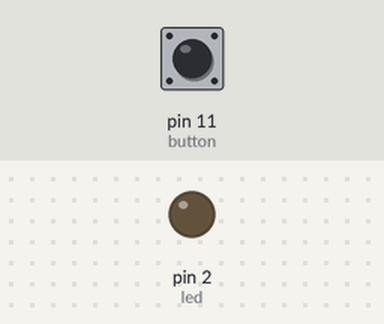
A sketch run on a simulated Arduino Uno, built with avr-gcc and run on an emulated ATmega328P. Parts: output pins drawn as LEDs (lit = HIGH). The test bench sets the inputs (shaded band); at power-on: pin 11 (button) LOW.

Above: at 1.2 s.
1.3 s: pin 11 (button) pulled HIGH for 0.15 s
At 1.37 s:
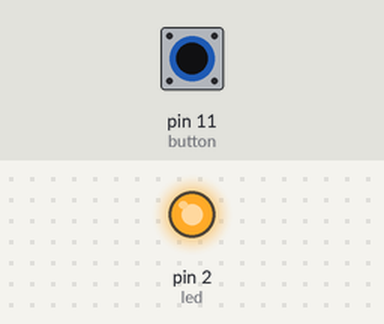
2.9 s: pin 11 (button) pulled HIGH for 3.2 s
At 7.3 s:
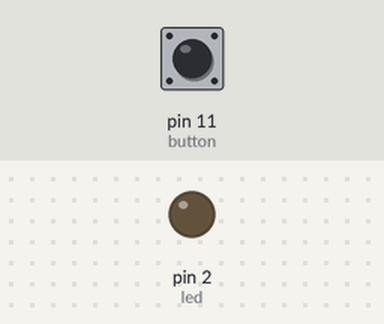
Timing chart, 0 to 8.8 s (numbered marks = the images above; inputs shaded):
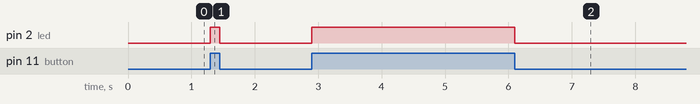

The sketch:

Code_nhapnhay.ino
```cpp
int button = 11;
int led = 2;
void setup() {
  pinMode(button, INPUT);  //Cài đặt chân D11 ở trạng thái đọc dữ liệu
  pinMode(led,OUTPUT); // Cài đặt chân D2 dưới dạng OUTPUT
}

void loop() {
  int buttonStatus = digitalRead(button);    //Đọc trạng thái button
  if (buttonStatus == HIGH) { // Nếu mà button bị nhấn
    digitalWrite(led,HIGH); // Đèn led sáng
  } else { // ngược lại
    digitalWrite(led,LOW);
  }
}
```

Measured:
- after the input at 1.3 s, pin 2 (led): LOW → HIGH at once, → LOW 0.15 s later
- after the input at 2.9 s, pin 2 (led): LOW → HIGH at once, → LOW 3.2 s later
